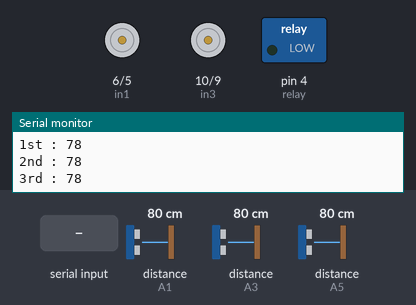
Recording of a sketch running on a simulated Arduino Uno, built with avr-gcc and run on an emulated ATmega328P. Shown: motor-driver pin pairs drawn as motors (green arrow = first pin HIGH = forward, orange = second pin HIGH = backward, longer = more drive), switched loads named in the sketch (green lamp = pin HIGH), the last lines printed to the serial monitor. Wiring (inferred from the names in the program): 3 × ultrasonic range finder: trigger A0, echo A1 / trigger A2, echo A3 / trigger A4, echo A5. Inputs (shaded band) come from the test bench; at power-on: distance to the obstacle (sensors on A1, A3, A5) 80 cm. The echo pulse lasts 58.3 µs per cm; pins used as bus, display or sensor lines are not drawn.

Above: at 1.2 s.
1.3 s: "s" received over Serial
At 2.5 s:
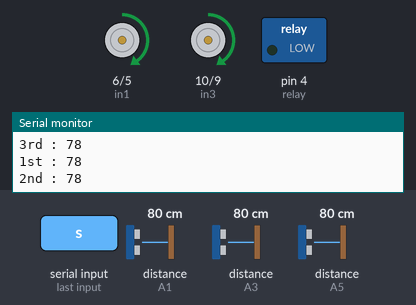
2.8 s: distance to the obstacle (sensor on A1) set to 18 cm
4.3 s: distance to the obstacle (sensor on A1) set to 15 cm
At 7.2 s:
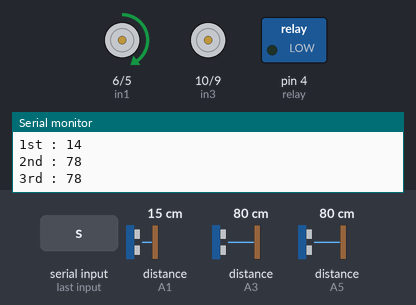
7.3 s: "v" received over Serial
At 8.3 s:
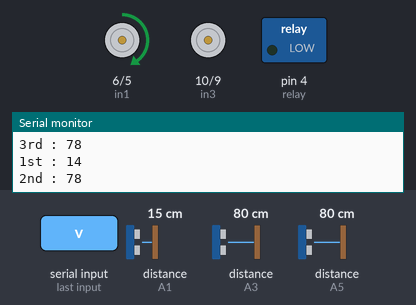
Timing chart, 0 to 10.3 s (numbered marks = the images above; inputs shaded):
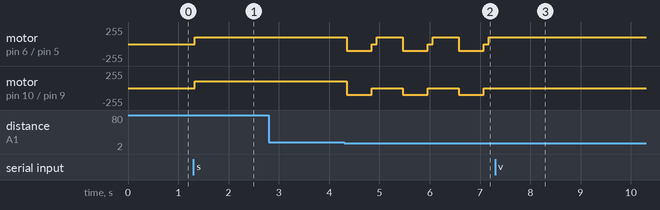

The sketch:

Arduino_Cleaning_Robot.ino
```cpp
//Ultrasoic 01
#define trigPin1 A0
#define echoPin1 A1
//Ultrasoic 02
#define trigPin2 A2
#define echoPin2 A3
//Ultrasoic 03
#define trigPin3 A4
#define echoPin3 A5

long duration, distance, FIRSTSensor, SECONDSensor, THIRDSensor, FOURTHSensor;
char btVal;

// For Motor A
int in1 = 6;
int in2 = 5;

// For Motor B
int in3 = 10;
int in4 = 9;

// For Relay
int relay = 4;

void setup() {
  Serial.begin(9600);

  //Ultrasoic Sensors
  pinMode(trigPin1, OUTPUT);
  pinMode(echoPin1, INPUT);
  pinMode(trigPin2, OUTPUT);
  pinMode(echoPin2, INPUT);
  pinMode(trigPin3, OUTPUT);
  pinMode(echoPin3, INPUT);

  //L298n
  pinMode(in1, OUTPUT);
  pinMode(in2, OUTPUT);
  pinMode(in3, OUTPUT);
  pinMode(in4, OUTPUT);

  //Relay
  pinMode(relay, OUTPUT);
}

void loop() {
  //change this delay times if code is too slow(detect obstacles after collision)
  UltrasonicSensor(trigPin1, echoPin1);
  FIRSTSensor = distance;

  UltrasonicSensor(trigPin2, echoPin2);
  SECONDSensor = distance;

  UltrasonicSensor(trigPin3, echoPin3);
  THIRDSensor = distance;

  //Print Values Using Terminal
  Serial.print("1st : ");
  Serial.println(FIRSTSensor);
  Serial.print("2nd : ");
  Serial.println(SECONDSensor);
  Serial.print("3rd : ");
  Serial.println(THIRDSensor);

  if (Serial.available()) {
    btVal = Serial.read();
    Serial.println(btVal);
  }

  if (btVal == 's') {
    if (FIRSTSensor <= 15) {
      //movebackword
      analogWrite(in1, 0);
      analogWrite(in2, 100);
      analogWrite(in3, 0);
      analogWrite(in4, 100);
      delay(500);

      //Stop
      analogWrite(in1, 0);
      analogWrite(in2, 0);
      analogWrite(in3, 0);
      analogWrite(in4, 0);
      delay(100);

      //turning
      analogWrite(in1, 100);
      analogWrite(in2, 0);
      analogWrite(in3, 0);
      analogWrite(in4, 0);
      delay(500);
    } else if (SECONDSensor <= 15) {
      //movebackword
      analogWrite(in1, 0);
      analogWrite(in2, 100);
      analogWrite(in3, 0);
      analogWrite(in4, 100);
      delay(500);

      //Stop
      analogWrite(in1, 0);
      analogWrite(in2, 0);
      analogWrite(in3, 0);
      analogWrite(in4, 0);
      delay(100);

      //turning
      analogWrite(in1, 50);
      analogWrite(in2, 0);
      analogWrite(in3, 0);
      analogWrite(in4, 0);
      delay(500);
    } else if (THIRDSensor <= 15) {
      //movebackword
      analogWrite(in1, 0);
      analogWrite(in2, 100);
      analogWrite(in3, 0);
      analogWrite(in4, 100);
      delay(500);

      //Stop
      analogWrite(in1, 0);
      analogWrite(in2, 0);
      analogWrite(in3, 0);
      analogWrite(in4, 0);
      delay(100);

      //turning
      analogWrite(in1, 0);
      analogWrite(in2, 0);
      analogWrite(in3, 100);
      analogWrite(in4, 0);
      delay(500);

    } else {
      //move forward
      analogWrite(in1, 100);
      analogWrite(in2, 0);
      analogWrite(in3, 100);
      analogWrite(in4, 0);
    }
  } else if (btVal == 'v') {
  }
}

//Sensor Distance Calc..dont change following part
void UltrasonicSensor(int trigPin, int echoPin) {
  digitalWrite(trigPin, LOW);
  delayMicroseconds(2);
  digitalWrite(trigPin, HIGH);
  delayMicroseconds(10);
  digitalWrite(trigPin, LOW);
  duration = pulseIn(echoPin, HIGH);
  distance = duration * 0.034 / 2;
}
```

Measured:
- the behaviour switches between 17 and 16 cm on distance to the obstacle (sensor on A1) (found by bisection; images 1 and 2)
- after the input at 1.3 s, motor on pin 6 (in1) / pin 5 (in2), motor on pin 10 (in3) / pin 9 (in4): stopped → forward 100/255 at once
- after the input at 4.3 s, motor on pin 6 (in1) / pin 5 (in2): forward 100/255 → backward 100/255 after 0.05 s, then repeats every 1.1 s: stopped 0.10 s, forward 100/255 0.51 s, backward 100/255 0.50 s; motor on pin 10 (in3) / pin 9 (in4): alternates backward 100/255 for 0.50 s and stopped for 0.61 s, starting after 0.05 s
- after the input at 7.3 s, motor on pin 6 (in1) / pin 5 (in2): stops changing and stays forward 100/255; motor on pin 10 (in3) / pin 9 (in4): stops changing and stays stopped
